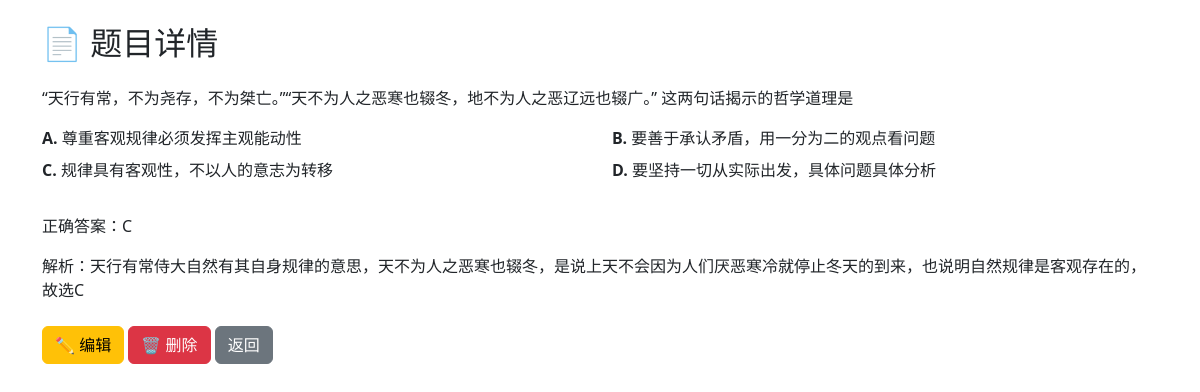
Screenshot of /question/3 with the database file from the repository.
### tables this page shows
CREATE TABLE questions (
        id INTEGER PRIMARY KEY AUTOINCREMENT,
        question_type TEXT NOT NULL,  -- '选择题', '填空题', '问答题'
        material TEXT NOT NULL,       -- 材料部分
        question_text TEXT NOT NULL,  -- 设问
        option_a TEXT,  -- 选项A
        option_b TEXT,  -- 选项B
        option_c TEXT,  -- 选项C
        option_d TEXT,  -- 选项D
        correct_answer TEXT,  -- 正确答案
        analysis TEXT  -- 解析
    );

### app.py (the view)
@app.route('/question/<int:id>')
def view_question(id):
    conn = get_db_connection()
    question = conn.execute('SELECT * FROM questions WHERE id = ?', (id,)).fetchone()
    conn.close()
    if question is None:
        return "Question not found", 404
    return render_template('question_detail.html', question=question)

### app.py (called while the page is built)
def get_db_connection():
    conn = sqlite3.connect('sztweb.db')
    conn.row_factory = sqlite3.Row
    return conn

### templates/question_detail.html (shortened to what this page needs)
<!DOCTYPE html>
<html>
<head>
    <link href="https://cdn.jsdelivr.net/npm/bootstrap@5.3.0/dist/css/bootstrap.min.css" rel="stylesheet">
</head>
<body class="container mt-4">
    <h2 class="mb-4">📄 题目详情</h2>
    <div class="question-section">
        {{ question['material'] }}
        {{ question['question_text'] }}
    </div>
    {% if question['question_type'] == '选择题' %}
    <div class="row mt-2">
        <div class="col-md-6 option-item"><strong>A.</strong> {{ question['option_a'] }}</div>
        <div class="col-md-6 option-item"><strong>B.</strong> {{ question['option_b'] }}</div>
        <div class="col-md-6 option-item"><strong>C.</strong> {{ question['option_c'] }}</div>
        <div class="col-md-6 option-item"><strong>D.</strong> {{ question['option_d'] }}</div>
    </div>
    {% endif %}
    <div class="question-section mt-4">
        正确答案：{{ question['correct_answer'] }}
    </div>
    <div class="question-section">
        解析：{{ question['analysis'] }}
    </div>
    <div class="mt-4">
        <a href="/edit/{{ question['id'] }}" class="btn btn-warning">✏️ 编辑</a>
        <a href="/delete/{{ question['id'] }}" class="btn btn-danger"
           onclick="return confirm('确定要删除这道题吗？');">🗑️ 删除</a>
        <a href="/" class="btn btn-secondary">返回</a>
    </div>
</body>
</html>

### templates/question_detail.html (style rules this page uses)
.question-section { margin-bottom: 1rem; }
.option-item { margin-bottom: 0.5rem; }

### rows the page displays
questions: material "“天行有常，不为尧存，不为桀亡。”“天不为人之恶寒也辍冬，地不为人之恶辽远也辍广。”", question_text "这两句话揭示的哲学道理是", option_a "尊重客观规律必须发挥主观能动性", option_b "要善于承认矛盾，用一分为二的观点看问题", option_c "规律具有客观性，不以人的意志为转移", option_d "要坚持一切从实际出发，具体问题具体分析", correct_answer "C", analysis "天行有常侍大自然有其自身规律的意思，天不为人之恶寒也辍冬，是说上天不会因为人们厌恶寒冷就停止冬天的到来，也说明自然规律是客观存在的，故选C"
